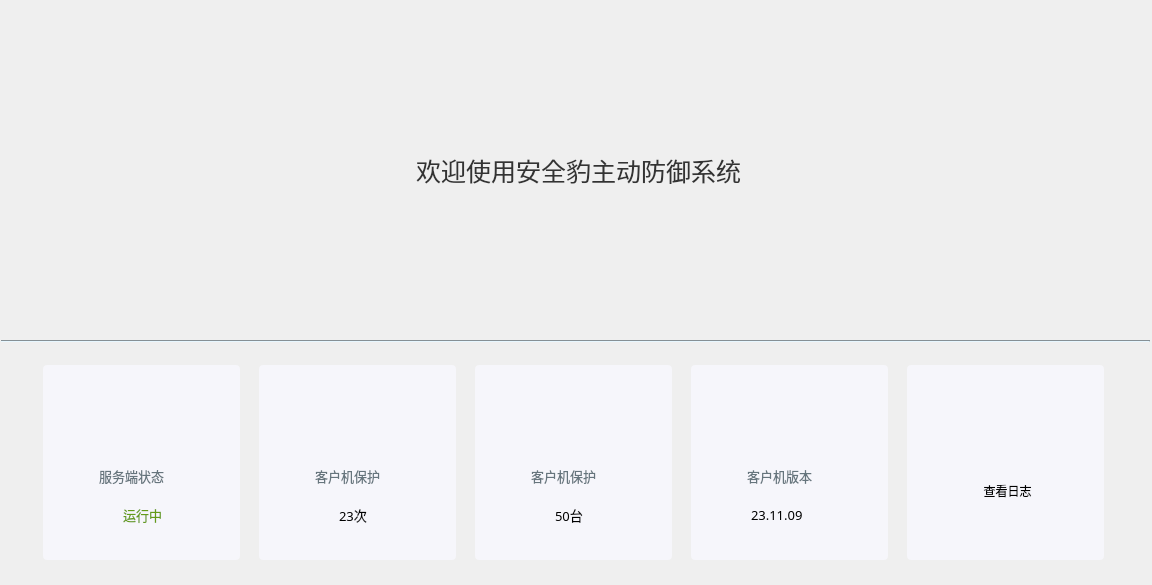
<?xml version="1.0" encoding="UTF-8"?>
<ui version="4.0">
 <class>HomeWidget</class>
 <widget class="QWidget" name="HomeWidget">
  <property name="geometry">
   <rect>
    <x>0</x>
    <y>0</y>
    <width>1152</width>
    <height>585</height>
   </rect>
  </property>
  <widget class="QLabel" name="imageLabel">
   <property name="geometry">
    <rect>
     <x>165</x>
     <y>60</y>
     <width>228</width>
     <height>228</height>
    </rect>
   </property>
   <property name="text">
    <string/>
   </property>
   <property name="pixmap">
    <pixmap/>
   </property>
  </widget>
  <widget class="QLabel" name="welcomeLabel">
   <property name="geometry">
    <rect>
     <x>390</x>
     <y>150</y>
     <width>591</width>
     <height>41</height>
    </rect>
   </property>
   <property name="font">
    <font>
     <family>Microsoft YaHei</family>
     <pointsize>19</pointsize>
     <weight>50</weight>
     <bold>false</bold>
    </font>
   </property>
   <property name="styleSheet">
    <string notr="true">margin-left: 20px; color: #333333;</string>
   </property>
   <property name="text">
    <string>欢迎使用安全豹主动防御系统</string>
   </property>
  </widget>
  <widget class="QFrame" name="separatorLine">
   <property name="geometry">
    <rect>
     <x>1</x>
     <y>340</y>
     <width>1149</width>
     <height>2</height>
    </rect>
   </property>
   <property name="styleSheet">
    <string notr="true">background-color: #C9D8E0;</string>
   </property>
   <property name="frameShape">
    <enum>QFrame::HLine</enum>
   </property>
   <property name="frameShadow">
    <enum>QFrame::Sunken</enum>
   </property>
   <property name="lineWidth">
    <number>1</number>
   </property>
   <property name="midLineWidth">
    <number>0</number>
   </property>
  </widget>
  <widget class="QFrame" name="runningRectangle">
   <property name="geometry">
    <rect>
     <x>43</x>
     <y>365</y>
     <width>197</width>
     <height>195</height>
    </rect>
   </property>
   <property name="styleSheet">
    <string notr="true">background-color: #F6F6FB;border-radius: 4px;</string>
   </property>
   <property name="frameShape">
    <enum>QFrame::Box</enum>
   </property>
   <property name="frameShadow">
    <enum>QFrame::Plain</enum>
   </property>
   <property name="lineWidth">
    <number>0</number>
   </property>
   <property name="midLineWidth">
    <number>0</number>
   </property>
   <widget class="QLabel" name="runningImageLabel">
    <property name="geometry">
     <rect>
      <x>78</x>
      <y>34</y>
      <width>41</width>
      <height>57</height>
     </rect>
    </property>
    <property name="text">
     <string/>
    </property>
    <property name="pixmap">
     <pixmap/>
    </property>
   </widget>
   <widget class="QLabel" name="serverStatusLabel">
    <property name="geometry">
     <rect>
      <x>56</x>
      <y>100</y>
      <width>111</width>
      <height>21</height>
     </rect>
    </property>
    <property name="font">
     <font>
      <family>Microsoft YaHei</family>
      <pointsize>10</pointsize>
      <weight>50</weight>
      <bold>false</bold>
     </font>
    </property>
    <property name="styleSheet">
     <string notr="true">color: #66757D;</string>
    </property>
    <property name="text">
     <string>服务端状态</string>
    </property>
   </widget>
   <widget class="QLabel" name="runningImageStatus">
    <property name="geometry">
     <rect>
      <x>60</x>
      <y>139</y>
      <width>21</width>
      <height>21</height>
     </rect>
    </property>
    <property name="pixmap">
     <pixmap/>
    </property>
   </widget>
   <widget class="QLabel" name="runningTextLabel">
    <property name="geometry">
     <rect>
      <x>80</x>
      <y>139</y>
      <width>81</width>
      <height>21</height>
     </rect>
    </property>
    <property name="font">
     <font>
      <family>Microsoft YaHei</family>
      <pointsize>10</pointsize>
     </font>
    </property>
    <property name="styleSheet">
     <string notr="true">color: #649B17;</string>
    </property>
    <property name="text">
     <string>运行中</string>
    </property>
   </widget>
  </widget>
  <widget class="QFrame" name="protectRectangle">
   <property name="geometry">
    <rect>
     <x>259</x>
     <y>365</y>
     <width>197</width>
     <height>195</height>
    </rect>
   </property>
   <property name="styleSheet">
    <string notr="true">background-color: #F6F6FB;border-radius: 4px;</string>
   </property>
   <property name="frameShape">
    <enum>QFrame::Box</enum>
   </property>
   <property name="frameShadow">
    <enum>QFrame::Plain</enum>
   </property>
   <property name="lineWidth">
    <number>0</number>
   </property>
   <property name="midLineWidth">
    <number>0</number>
   </property>
   <widget class="QLabel" name="protectImageLabel">
    <property name="geometry">
     <rect>
      <x>76</x>
      <y>34</y>
      <width>47</width>
      <height>57</height>
     </rect>
    </property>
    <property name="text">
     <string/>
    </property>
    <property name="pixmap">
     <pixmap/>
    </property>
   </widget>
   <widget class="QLabel" name="protectionLabel">
    <property name="geometry">
     <rect>
      <x>56</x>
      <y>100</y>
      <width>121</width>
      <height>21</height>
     </rect>
    </property>
    <property name="font">
     <font>
      <family>Microsoft YaHei</family>
      <pointsize>10</pointsize>
      <weight>50</weight>
      <bold>false</bold>
     </font>
    </property>
    <property name="styleSheet">
     <string notr="true">color: #66757D;</string>
    </property>
    <property name="text">
     <string>客户机保护</string>
    </property>
   </widget>
   <widget class="QLabel" name="protectCountLabel">
    <property name="geometry">
     <rect>
      <x>80</x>
      <y>139</y>
      <width>91</width>
      <height>21</height>
     </rect>
    </property>
    <property name="font">
     <font>
      <family>Microsoft YaHei</family>
      <pointsize>10</pointsize>
     </font>
    </property>
    <property name="styleSheet">
     <string notr="true">color: #000000;</string>
    </property>
    <property name="text">
     <string>23次</string>
    </property>
   </widget>
  </widget>
  <widget class="QFrame" name="clientRectangle">
   <property name="geometry">
    <rect>
     <x>475</x>
     <y>365</y>
     <width>197</width>
     <height>195</height>
    </rect>
   </property>
   <property name="styleSheet">
    <string notr="true">background-color: #F6F6FB;border-radius: 4px;</string>
   </property>
   <widget class="QLabel" name="clientImageLabel">
    <property name="geometry">
     <rect>
      <x>69</x>
      <y>34</y>
      <width>60</width>
      <height>50</height>
     </rect>
    </property>
    <property name="text">
     <string/>
    </property>
    <property name="pixmap">
     <pixmap/>
    </property>
   </widget>
   <widget class="QLabel" name="clientDesLabel">
    <property name="geometry">
     <rect>
      <x>56</x>
      <y>100</y>
      <width>121</width>
      <height>21</height>
     </rect>
    </property>
    <property name="font">
     <font>
      <family>Microsoft YaHei</family>
      <pointsize>10</pointsize>
      <weight>50</weight>
      <italic>false</italic>
      <bold>false</bold>
     </font>
    </property>
    <property name="styleSheet">
     <string notr="true">color: #66757D;</string>
    </property>
    <property name="text">
     <string>客户机保护</string>
    </property>
   </widget>
   <widget class="QLabel" name="clientCountLabel">
    <property name="geometry">
     <rect>
      <x>80</x>
      <y>139</y>
      <width>81</width>
      <height>21</height>
     </rect>
    </property>
    <property name="font">
     <font>
      <family>Microsoft YaHei</family>
      <pointsize>10</pointsize>
      <weight>50</weight>
      <italic>false</italic>
      <bold>false</bold>
     </font>
    </property>
    <property name="styleSheet">
     <string notr="true">color: #000000;</string>
    </property>
    <property name="text">
     <string>50台</string>
    </property>
   </widget>
  </widget>
  <widget class="QFrame" name="verRectangle">
   <property name="geometry">
    <rect>
     <x>691</x>
     <y>365</y>
     <width>197</width>
     <height>195</height>
    </rect>
   </property>
   <property name="styleSheet">
    <string notr="true">background-color: #F6F6FB;border-radius: 4px;</string>
   </property>
   <widget class="QLabel" name="verImageLabel">
    <property name="geometry">
     <rect>
      <x>73</x>
      <y>34</y>
      <width>56</width>
      <height>43</height>
     </rect>
    </property>
    <property name="text">
     <string/>
    </property>
    <property name="pixmap">
     <pixmap/>
    </property>
   </widget>
   <widget class="QLabel" name="verDesLabel">
    <property name="geometry">
     <rect>
      <x>56</x>
      <y>100</y>
      <width>121</width>
      <height>21</height>
     </rect>
    </property>
    <property name="font">
     <font>
      <family>Microsoft YaHei</family>
      <pointsize>10</pointsize>
      <weight>50</weight>
      <italic>false</italic>
      <bold>false</bold>
     </font>
    </property>
    <property name="styleSheet">
     <string notr="true">color: #66757D;</string>
    </property>
    <property name="text">
     <string>客户机版本</string>
    </property>
   </widget>
   <widget class="QLabel" name="verLabel">
    <property name="geometry">
     <rect>
      <x>60</x>
      <y>139</y>
      <width>81</width>
      <height>21</height>
     </rect>
    </property>
    <property name="font">
     <font>
      <family>Microsoft YaHei</family>
      <pointsize>10</pointsize>
      <weight>50</weight>
      <italic>false</italic>
      <bold>false</bold>
     </font>
    </property>
    <property name="styleSheet">
     <string notr="true">color: #000000;</string>
    </property>
    <property name="text">
     <string>23.11.09</string>
    </property>
   </widget>
   <widget class="QPushButton" name="verButton">
    <property name="geometry">
     <rect>
      <x>130</x>
      <y>145</y>
      <width>16</width>
      <height>16</height>
     </rect>
    </property>
    <property name="styleSheet">
     <string notr="true"/>
    </property>
   </widget>
  </widget>
  <widget class="QWidget" name="logWidget" native="true">
   <property name="geometry">
    <rect>
     <x>907</x>
     <y>365</y>
     <width>197</width>
     <height>195</height>
    </rect>
   </property>
   <property name="styleSheet">
    <string notr="true">background-color: #F6F6FB;border-radius: 4px;</string>
   </property>
   <widget class="QLabel" name="logImageLabel">
    <property name="geometry">
     <rect>
      <x>73</x>
      <y>34</y>
      <width>64</width>
      <height>47</height>
     </rect>
    </property>
    <property name="text">
     <string/>
    </property>
    <property name="pixmap">
     <pixmap/>
    </property>
   </widget>
   <widget class="QPushButton" name="logDetailButton">
    <property name="geometry">
     <rect>
      <x>50</x>
      <y>110</y>
      <width>101</width>
      <height>31</height>
     </rect>
    </property>
    <property name="styleSheet">
     <string notr="true"/>
    </property>
    <property name="text">
     <string>查看日志</string>
    </property>
   </widget>
  </widget>
 </widget>
 <resources/>
 <connections/>
</ui>
